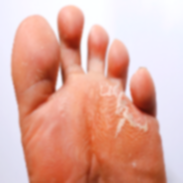
#> input picture data/augmented/FU-athlete-foot (2)_aug_1.png, 183 x 183 px
$ python -i noise_reduction.py   (imports and definitions only)
#> lines starting #> are read from the running program, lines starting #| are printed output that depends on the picture
import cv2
import numpy as np

def reduce_noise(image, method='nlm', h=10, hColor=10, templateWindowSize=7, searchWindowSize=21):
    """
    Mengurangi noise pada citra menggunakan berbagai metode.

    Args:
        image: Citra input (numpy array).
        method: 'gaussian', 'median', atau 'nlm' (Fast Non-Local Means).
        h, hColor, templateWindowSize, searchWindowSize: Parameter khusus untuk NLM.

    Returns:
        Citra hasil denoising.
    """
    if method == 'gaussian':
        # Gaussian Blur: Bagus untuk noise Gaussian ringan
        return cv2.GaussianBlur(image, (5, 5), 0)

    elif method == 'median':
        # Median Blur: Sangat efektif untuk salt-and-pepper noise
        return cv2.medianBlur(image, 5)

    elif method == 'nlm':
        # Fast Non-Local Means Denoising:
        # Menjaga detail tekstur lebih baik daripada blur standar.
        # Jika gambar berwarna (3 channel)
        if len(image.shape) == 3:
            return cv2.fastNlMeansDenoisingColored(
                image, None, h, hColor, templateWindowSize, searchWindowSize
            )
        else:
            # Jika gambar grayscale
            return cv2.fastNlMeansDenoising(
                image, None, h, templateWindowSize, searchWindowSize
            )

    else:
        print(f"Metode '{method}' tidak dikenali. Mengembalikan gambar asli.")
        return image

# [33 lines not run here, left out]

>>> import cv2
>>> picture = cv2.imread('../data/augmented/FU-athlete-foot (2)_aug_1.png')
#> picture is the input picture: shape (183, 183, 3); mean B, G, R 159.9, 171.9, 223.9
>>> result = reduce_noise(picture)
#> in reduce_noise, `return cv2.fastNlMeansDenoisingColored( image, None, h, hColor, templa..`:
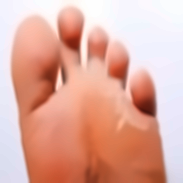
#> returned value: shape (183, 183, 3); mean of channels 0, 1, 2 159.1, 171.8, 224.2; drawn as B, G, R

$ run again, on data/augmented/athlete_foot/FU-athlete-foot (2)_aug_2.png
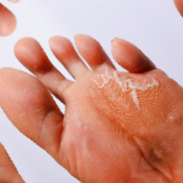
#> input picture data/augmented/athlete_foot/FU-athlete-foot (2)_aug_2.png, 183 x 183 px
#> picture is the input picture: shape (183, 183, 3); mean B, G, R 140.8, 153.4, 207.7
#> in reduce_noise, `return cv2.fastNlMeansDenoisingColored( image, None, h, hColor, templa..`:
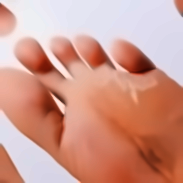
#> returned value: shape (183, 183, 3); mean of channels 0, 1, 2 140, 153.2, 208.4; drawn as B, G, R
